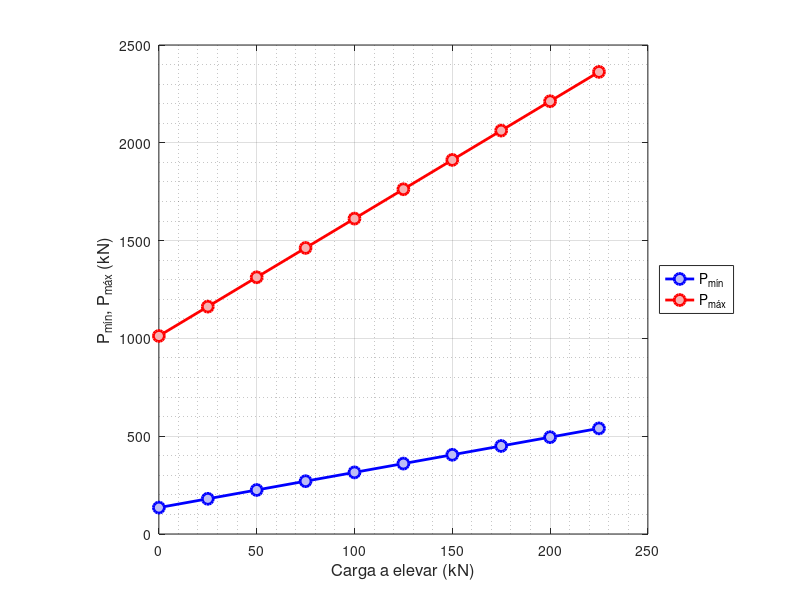

The MATLAB script that drew this image:
function U3_problema10
% ME3130: Mecánica Estática
% Departamento de Ingeniería Mecánica
% Universidad de Chile
%
% Profesor : A. Ortiz Bernardin
% E-mail   : aortizb@uchile.cl
% Web      : https://camlab.cl/alejandro/

  clc
  close all
  clear all

  %% datos
  d1 = 9;
  d2 = 3;
  d3 = 2;
  d4 = 1.5;
  W = 450;  
  F = 225;

  %% a) 

  P = (F*d1+W*d4)/(d2+d3);
  Ay = F+W+P;
  fprintf('a) Se necesitará un contrapeso de P = %f kN para evitar el volcamiento.\n',P);
  fprintf('   El valor de Ay en estas condiciones es Ay = %f kN.\n\n',Ay);

  %% b)
  P = 2*P; % se redefine P
  By = (P*(d2+d3)-F*d1-W*d4)/d2;
  Ay = (F*(d1+d2)+W*(d2+d4)-P*d3)/d2;
  fprintf('b) By = %f kN; Ay = %f kN\n',By,Ay);
  fprintf('   Por lo tanto, se observa que By aumenta y Ay disminuye.\n\n');  

  %% c) 
  P = (F*(d1+d2)+W*(d2+d4))/d3;
  fprintf('c) La grúa volcará en el otro sentido cuando el contrapeso\n');
  fprintf('   instalado tenga un peso P >= %f kN.\n\n',P);

  %% e)
  F = 0:25:225; % arreglo [0,25,50,...,200,225]
  P_min_i = zeros(1,length(F)); % pre-asigna memoria para el arreglo P_min_i
  P_max_i = zeros(1,length(F)); % pre-asigna memoria para el arreglo P_max_i
  for i=1:length(F)
    P_min_i(i) = (F(i)*d1+W*d4)/(d2+d3);
    P_max_i(i) = (F(i)*(d1+d2)+W*(d2+d4))/2;
  end

  figure;
  plot(F,P_min_i,'LineStyle','-','Color','b','LineWidth',2,'Marker','o',...
      'MarkerEdgeColor','b','MarkerFaceColor','#BDBDF5','MarkerSize',8);
  hold on
  plot(F,P_max_i,'LineStyle','-','Color','r','LineWidth',2,'Marker','o',...
      'MarkerEdgeColor','r','MarkerFaceColor','#F6B2B2','MarkerSize',8);

  xlabel('Carga a elevar (kN)','FontSize',12);    
  ylabel('P_{mín}, P_{máx} (kN)','FontSize',12);  
  axis square
  grid on
  set(gca,'XMinorGrid','on');
  set(gca,'YMinorGrid','on');

  s1 = 'P_{mín}';
  s2 = 'P_{máx}';
  legend1 = legend(s1,s2,'location','eastoutside');
  set(legend1,'FontSize',10);
  % legend('boxoff')  

  fprintf('e) Cualquier valor entre P = [%f, %f] kN garantizará el equilibrio.\n',max(P_min_i),min(P_max_i));
  fprintf('   Por ejemplo, el promedio P = %f kN.\n\n',mean([max(P_min_i),min(P_max_i)]));

end


